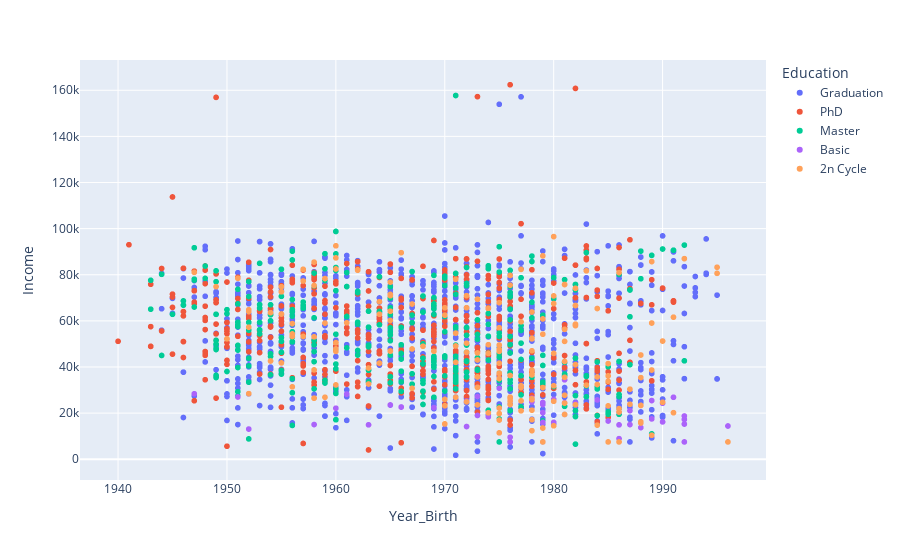

Write notebook code for a chart like this one.
### Code cell
px.scatter(data_frame=df_customer, x='Year_Birth', y='Income', color='Education')

### Figure 1 — Plotly figure (JSON) as saved in the notebook; plotly's stock layout.template omitted (floating-point values rounded to 4 significant figures; data arrays with more than 128 entries replaced by an {"elided": "..."} marker saying what was removed)
{"data": [{"hovertemplate": "Education=Graduation<br>Year_Birth=%{x}<br>Income=%{y}<extra></extra>", "legendgroup": "Graduation", "marker": {"color": "#636efa", "symbol": "circle"}, "mode": "markers", "name": "Graduation", "showlegend": true, "type": "scattergl", "x": {"elided": "1126 int values"}, "xaxis": "x", "y": {"elided": "1126 int values"}, "yaxis": "y"}, {"hovertemplate": "Education=PhD<br>Year_Birth=%{x}<br>Income=%{y}<extra></extra>", "legendgroup": "PhD", "marker": {"color": "#EF553B", "symbol": "circle"}, "mode": "markers", "name": "PhD", "showlegend": true, "type": "scattergl", "x": {"elided": "485 int values"}, "xaxis": "x", "y": {"elided": "485 int values"}, "yaxis": "y"}, {"hovertemplate": "Education=Master<br>Year_Birth=%{x}<br>Income=%{y}<extra></extra>", "legendgroup": "Master", "marker": {"color": "#00cc96", "symbol": "circle"}, "mode": "markers", "name": "Master", "showlegend": true, "type": "scattergl", "x": {"elided": "370 int values"}, "xaxis": "x", "y": {"elided": "370 int values"}, "yaxis": "y"}, {"hovertemplate": "Education=Basic<br>Year_Birth=%{x}<br>Income=%{y}<extra></extra>", "legendgroup": "Basic", "marker": {"color": "#ab63fa", "symbol": "circle"}, "mode": "markers", "name": "Basic", "showlegend": true, "type": "scattergl", "x": [1976, 1979, 1976, 1961, 1978, 1981, 1973, 1990, 1975, 1973, 1980, 1987, 1952, 1989, 1986, 1991, 1989, 1986, 1987, 1966, 1985, 1996, 1979, 1958, 1986, 1984, 1992, 1951, 1974, 1982, 1992, 1966, 1988, 1979, 1979, 1973, 1992, 1965, 1947, 1979, 1961, 1979, 1978, 1981, 1960, 1969, 1972, 1986, 1980, 1992, 1978, 1972, 1990, 1963], "xaxis": "x", "y": [7500, 24594, 9548, 28249, 24882, 24480, 27190, 24279, 30801, 18978, 25965, 21063, 13084, 17487, 20425, 26868, 25443, 14906, 15038, 22634, 16581, 14421, 23724, 15056, 8940, 25707, 7500, 26997, 18393, 24367, 17256, 22634, 13724, 24594, 15862, 9722, 18746, 23529, 28389, 16014, 28249, 20194, 24882, 34445, 22123, 22390, 14188, 20425, 16005, 15253, 26487, 25224, 16185, 14918], "yaxis": "y"}, {"hovertemplate": "Education=2n Cycle<br>Year_Birth=%{x}<br>Income=%{y}<extra></extra>", "legendgroup": "2n Cycle", "marker": {"color": "#FFA15A", "symbol": "circle"}, "mode": "markers", "name": "2n Cycle", "showlegend": true, "type": "scattergl", "x": {"elided": "201 int values"}, "xaxis": "x", "y": {"elided": "201 int values"}, "yaxis": "y"}], "layout": {"legend": {"title": {"text": "Education"}, "tracegroupgap": 0}, "margin": {"t": 60}, "xaxis": {"anchor": "y", "domain": [0, 1], "title": {"text": "Year_Birth"}}, "yaxis": {"anchor": "x", "domain": [0, 1], "title": {"text": "Income"}}}}
